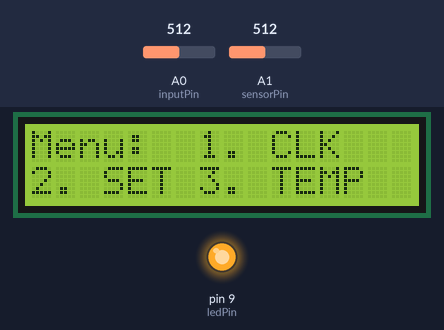
A sketch run on a simulated Arduino Uno, built with avr-gcc and run on an emulated ATmega328P. Parts: 16×2 character LCD, output pins drawn as LEDs (lit = HIGH). The inputs (shaded band) are chosen by the test bench; at power-on: A0 (inputPin) = 512, A1 (sensorPin) = 512.

Above: at 1.2 s.
1.3 s: A0 (inputPin) set to 481
2.8 s: A0 (inputPin) set to 452
At 3.6 s:
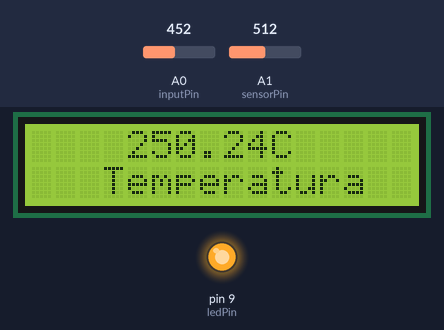
4.3 s: A0 (inputPin) set to 260
5.9 s: A0 (inputPin) set to 234
At 7.0 s:
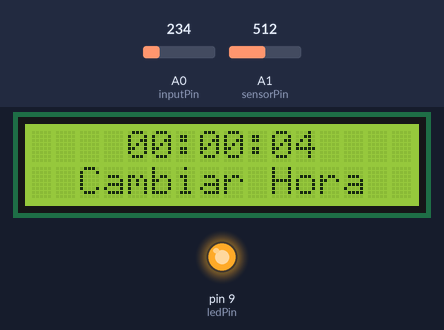
8.9 s: A0 (inputPin) set to 107
10.6 s: A0 (inputPin) set to 95
At 11.8 s:
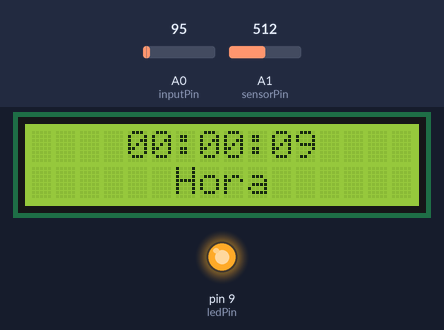
Timing chart, 0 to 13.6 s (numbered marks = the images above; inputs shaded):
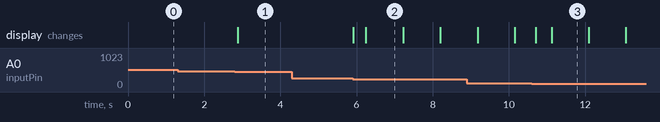

The sketch:

Erlojua.ino
```cpp
/*##############################################################################
 Author:
 * Mirko Prosseda (08-2018)
 * email: mirko.prosseda@gmail.com

 Description:
 * LCD Shield for Arduino 16x2 test sketch v2.0
 * Print a default text on the lcd display, and update it if any button is pressed.

 Connections:
 * LCD    -> ARDUINO
 * RS     -> 7
 * Enable -> 6
 * D4     -> 5
 * D5     -> 4
 * D6     -> 3
 * D7     -> 2
 * R/W    -> GND
 * light  -> 9
 * Buttons array is connected to the analog input A0
##############################################################################*/


// include the library code:
#include <LiquidCrystal.h>

// initialize the library with the numbers of the interface pins
LiquidCrystal lcd(7, 6, 5, 4, 3, 2);


// Define constants and variables
const int inputPin = A0;// buttons array analog input
const int sensorPin=A1;
const int ledPin =  9;    // backlight control
int h = 0;
int m = 0;
int s = 0;
int i = 1;
int x = 0;
uint16_t inputValue = 0;

//uint8_t pwmValue = 0;      // value for lcd brightness


// Initialization
void setup()
{
  pinMode(ledPin, OUTPUT);
  digitalWrite(ledPin, HIGH);
  lcd.begin(16, 2);     // set up the LCD's number of columns and rows
  lcd.setCursor(0, 0);
  lcd.print("Menu:  1. CLK");  // Print a message on the LCD
  lcd.setCursor(0, 1);           // set the cursor to column 0, line 1
  lcd.print("2. SET 3. TEMP");

  Serial.begin(9600);
  // Configuramos el puerto serial a 9600 bps


}

// main loop
void loop()
{

  //Reloj
  delay(100);
  i=i+1;
  if (i==10){
    s=s+1;
    i=1;
    if (s==60){
      s=0;
      m=m+1;
      if (m==60){
        m=0;
        h=h+1;
        if ((h==24)){
          h=0;
          m=0;
          s=0;
        }
      }
    }
  }

  // check buttons status
  inputValue = analogRead(inputPin);
  if(inputValue < 100 && inputValue >= 0) inputValue = 1;
  else if(inputValue < 250 && inputValue > 150) inputValue = 2;
  else if(inputValue < 470 && inputValue > 370) inputValue = 3;
  else if(inputValue < 670 && inputValue > 570) inputValue = 4;
  else if(inputValue < 870 && inputValue > 770) inputValue = 5;
  else if(inputValue <= 1023 && inputValue > 950) inputValue = 0;


  // update display text
  if(inputValue == 1){
    x=1;
  }
  if(x==1)
  {
    lcd.setCursor(0, 1);
    lcd.print("                ");
    lcd.setCursor(6, 1);
    lcd.print("Hora");
    lcd.setCursor(0,0);
    lcd.print("                ");
    if (h>9){
      lcd.setCursor(4,0);
      lcd.print(h);
    }
    else{
      lcd.setCursor(4,0);
      lcd.print(0);
      lcd.setCursor(5,0);
      lcd.print(h);
    }
    lcd.setCursor(6,0);
    lcd.print(":");
    if (m>9){
      lcd.setCursor(7,0);
    lcd.print(m);
    }
    else{
      lcd.setCursor(7,0);
      lcd.print(0);
      lcd.setCursor(8,0);
      lcd.print(m);
    }
    lcd.setCursor(9,0);
    lcd.print(":");
    if (s>9){
      lcd.setCursor(10,0);
    lcd.print(s);
    }
    else{
      lcd.setCursor(10,0);
      lcd.print(0);
      lcd.setCursor(11,0);
      lcd.print(s);
    }

  }

if (inputValue==2){
  x=2;
  }
if( x==2){
  lcd.setCursor(0, 1);
  lcd.print("                ");
  lcd.setCursor(2, 1);           // set the cursor to column 0, line 1
  lcd.print("Cambiar Hora");
  if (inputValue==4 && x==2){
    h=h+1;
    if (h==24){
    h=0;
  }

  }
  else if (inputValue==5 && x==2){
    m=m+1;
    if (m==60){
    m=0;
    h=h+1;
  }
  }
  lcd.setCursor(0,0);
    lcd.print("                ");
    if (h>9){
      lcd.setCursor(4,0);
      lcd.print(h);
    }
    else{
      lcd.setCursor(4,0);
      lcd.print(0);
      lcd.setCursor(5,0);
      lcd.print(h);
    }
    lcd.setCursor(6,0);
    lcd.print(":");
    if (m>9){
      lcd.setCursor(7,0);
    lcd.print(m);
    }
    else{
      lcd.setCursor(7,0);
      lcd.print(0);
      lcd.setCursor(8,0);
      lcd.print(m);
    }
    lcd.setCursor(9,0);
    lcd.print(":");
    if (s>9){
      lcd.setCursor(10,0);
    lcd.print(s);
    }
    else{
      lcd.setCursor(10,0);
      lcd.print(0);
      lcd.setCursor(11,0);
      lcd.print(s);
}
}
if (inputValue==3){
  x=3;
  }
if (x==3){
  lcd.setCursor(0, 1);
  lcd.print("                ");
  lcd.setCursor(3, 1);
  lcd.print("Temperatura");
  int value = analogRead(sensorPin);
  float millivolts = ((value / 1023.0)*5000);
  float celsius = millivolts / 10;
  lcd.setCursor(0,0);
  lcd.print("                ");
  lcd.setCursor(4,0);
  lcd.print(celsius);
  lcd.setCursor(10,0);
  lcd.print("C");
  delay(500);


  }
}
```

Measured:
- the behaviour switches between 470 and 469 on A0 (inputPin) (found by bisection; images 0 and 1)
- the behaviour switches between 250 and 249 on A0 (inputPin) (found by bisection; images 1 and 2)
- the behaviour switches between 100 and 99 on A0 (inputPin) (found by bisection; images 2 and 3)
- after the input at 1.3 s, every drawn part: stays the same
- after the input at 2.8 s, the display: changes after 0.08 s (image 1)
- after the input at 4.3 s, every drawn part: stays the same
- after the input at 5.9 s, the display: first changes at once (image 2 shows a later state)
- after the input at 10.6 s, the display: first changes after 0.10 s (image 3 shows a later state)
- what the display in image 2 shows lasts 1.0 s, from 6.2 s to 7.2 s
